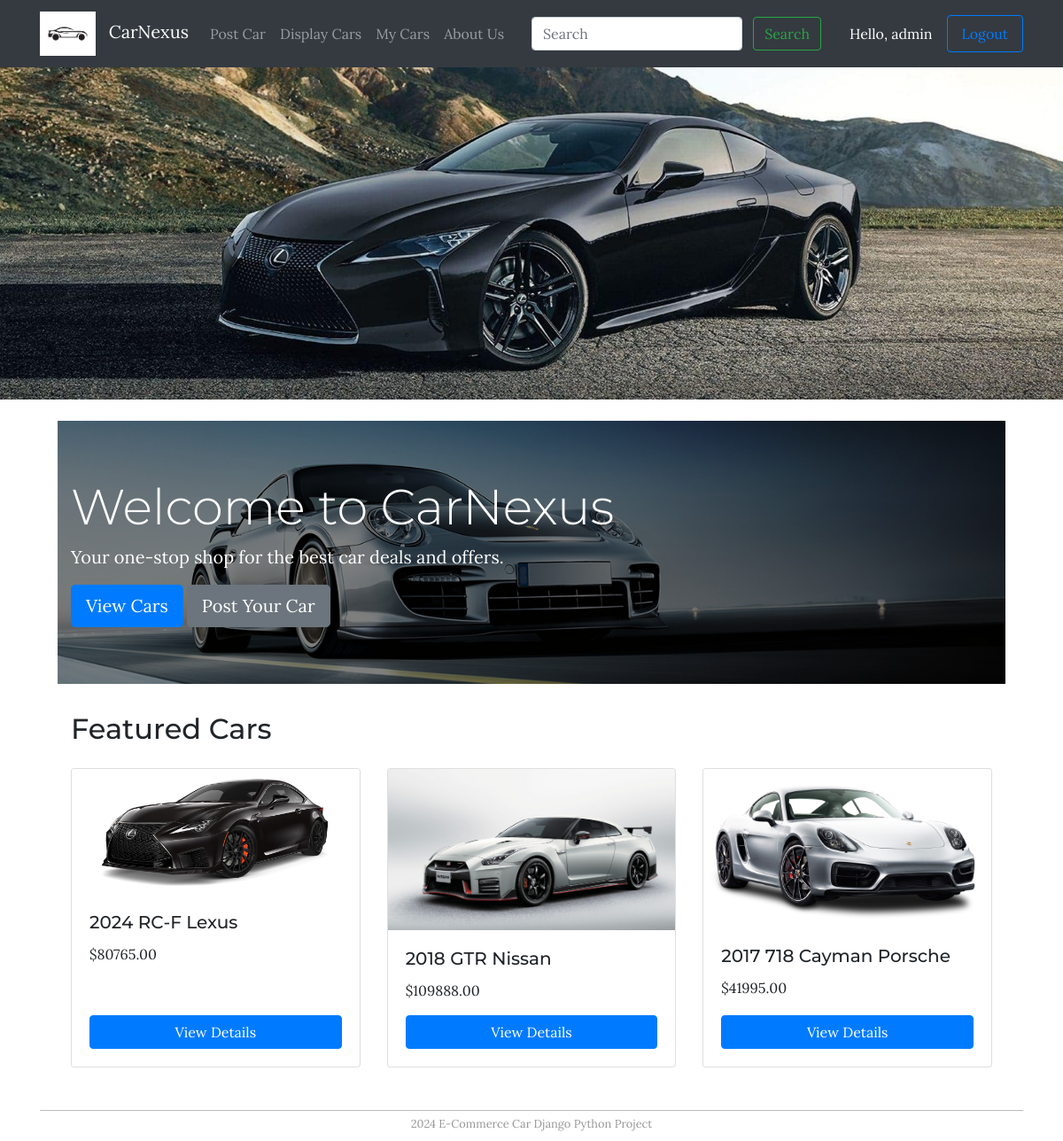
Page /home (signed in) on the committed database.
### carMng/models.py (models this page shows, shortened)
class MainMenu(models.Model):
    item = models.CharField(max_length=200, unique=True)
    link = models.CharField(max_length=200, unique=True)

class Car(models.Model):
    make = models.CharField(max_length=200)
    model = models.CharField(max_length=200)
    year = models.IntegerField()
    price = models.DecimalField(max_digits=10, decimal_places=2)
    publishdate = models.DateField(auto_now_add=True)
    description = models.TextField()
    picture = models.FileField(upload_to='carProject/static/uploads')
    pic_path = models.CharField(max_length=300, editable=False, blank=True)
    username = models.ForeignKey(User, blank=True, null=True, on_delete=models.CASCADE)
    mileage = models.IntegerField()
    drivetrain = models.CharField(max_length=200)
    engine = models.CharField(max_length=200)
    transmission = models.CharField(max_length=200)
    is_featured = models.BooleanField(default=False)

### carMng/views.py (the view)
# urls.py: path('home', views.home, name='home'),
def home(request):
    featured_cars = Car.objects.filter(is_featured=True)
    for c in featured_cars:
        c.pic_path = c.picture.url[18:]
    return render(request,
                  'carMng/home.html',
                  {
                      'item_list': MainMenu.objects.all(),
                      'featured_cars': featured_cars,
                  }
                  )

### carProject/templates/carMng/home.html (shortened to what this page needs)
{% extends "base.html" %}
{% load static %}
{% block content %}
<div class="jumbotron jumbotron-fluid text-white" style="position: relative; background-image: url('{% static 'banner2.jpg' %}'); background-size: cover; background-position: center;">
    <div class="overlay" style="position: absolute; top: 0; left: 0; width: 100%; height: 100%; background: rgba(0, 0, 0, 0.5);"></div>
    <div class="container" style="position: relative; z-index: 1;">
        <h1 class="display-4">Welcome to CarNexus</h1>
        <p class="lead">Your one-stop shop for the best car deals and offers.</p>
        <a class="btn btn-primary btn-lg" href="{% url 'displayCars' %}" role="button">View Cars</a>
        <a class="btn btn-secondary btn-lg" href="{% url 'postCar' %}" role="button">Post Your Car</a>
    </div>
</div>
<div class="container mt-4">
    <h2 class="mb-4">Featured Cars</h2>
    <div class="row">
        {% for car in featured_cars %}
        <div class="col-md-4 mb-4">
            <div class="card h-100">
                <img src="{% static car.pic_path %}" class="card-img-top" alt="{{ car.make }}">
                <div class="card-body d-flex flex-column">
                    <h5 class="card-title">{{ car.year }} {{ car.make }} {{ car.model }}</h5>
                    <p class="card-text">${{ car.price }}</p>
                    <a href="{% url 'car_detail' car.id %}" class="btn btn-primary mt-auto">View Details</a>
                </div>
            </div>
        </div>
        {% endfor %}
    </div>
</div>
{% endblock content %}

### carProject/templates/base.html (shortened to what this page needs)
{% load static %}
<!DOCTYPE html>
<html lang="en">
<head>
    <link href="https://stackpath.bootstrapcdn.com/bootstrap/4.3.1/css/bootstrap.min.css" rel="stylesheet">
    <link rel="stylesheet" href="{% static 'main.css' %}">
    <link rel="stylesheet" href="https://cdnjs.cloudflare.com/ajax/libs/font-awesome/5.15.3/css/all.min.css">
</head>
<body>
    <nav class="navbar navbar-expand-lg navbar-dark bg-dark">
        <div class="container d-flex justify-content-between">
            <div class="d-flex align-items-center">
                {% if user.is_authenticated %}
                    <a class="navbar-brand" href="{% url 'home' %}">
                        <img src="{% static 'logo.jpg' %}" height="50" alt="Logo"/>
                        CarNexus
                    </a>
                {% else %}
                    <a class="navbar-brand" href="{% url 'index' %}">
                        <img src="{% static 'logo.jpg' %}" height="50" alt="Logo"/>
                        CarNexus
                    </a>
                {% endif %}
                <div class="collapse navbar-collapse" id="navbarNav">
                    <ul class="navbar-nav mr-auto">
                        {% if user.is_authenticated %}
                            {% for items in item_list %}
                                {% if items.item != "Home" %}
                                    <li class="nav-item">
                                        <a class="nav-link" href="{{ items.link }}">{{ items.item }}</a>
                                    </li>
                                {% endif %}
                            {% endfor %}
                        {% endif %}
                    </ul>
                </div>
            </div>
            <div class="d-flex align-items-center">
                {% if user.is_authenticated %}
                    <form class="form-inline my-2 my-lg-0 mr-3" action="{% url 'search' %}" method="get">
                        <input class="form-control mr-sm-2" type="search" name="query" placeholder="Search" aria-label="Search">
                        <button class="btn btn-outline-success my-2 my-sm-0" type="submit">Search</button>
                    </form>
                    <span class="nav-link text-white">Hello, {{ user.username }}</span>
                    <form method="post" action="{% url 'logout' %}?next=/" class="form-inline">
                        <button type="submit" class="btn btn-outline-primary nav-link">Logout</button>
                    </form>
                {% else %}
                    <span class="text-white">Have an account? <a class="nav-link" href="{% url 'login' %}?next=/home">Login</a> </span>
                {% endif %}
            </div>
        </div>
    </nav>
    <header class="header mb-4">
        {% block banner %}
            <div class="banner-container">
                <img src="{% static 'banner.jpg' %}" class="img-fluid banner-image" alt="Banner"/>
            </div>
        {% endblock %}
    </header>
    <div class="container mt-4">
        <section id="main" class="mt-4">
            {% block content %}{% endblock content %}
        </section>
        <footer class="mt-4 text-center" id="footer">
            2024 E-Commerce Car Django Python Project
        </footer>
    </div>
</body>
</html>

### carProject/static/main.css (style rules this page uses)
body { font-family: 'Lora', serif; }
h1, h2, h3, h4, h5, h6 { font-family: 'Montserrat', sans-serif; }
#main { margin-left: 20px; margin-right: 10px; padding-right: 10px; }
#footer { text-align: center; font-size: 0.8em; margin-top: 5px; padding-top: 5px; padding-bottom: 10px; background-color: #FFFFFF; border-top: thin solid #BBBBBB; color: #969696; }
.img-fluid { max-width: 100%; height: auto; }
.banner-container { width: 100%; overflow: hidden; }
.banner-image { width: 100%; object-fit: cover; }
.btn-primary { background-color: #007BFF; border-color: #007BFF; }
.btn-secondary { background-color: #6c757d; border-color: #6c757d; }
.mt-4 { margin-top: 1.5rem !important; }
.navbar-brand img { display: inline-block; margin-right: 10px; vertical-align: middle; }
.navbar .nav-link { display: inline-block; padding: 0.5rem 1rem; }
.navbar .form-inline { display: inline-block; }
.navbar-brand, .navbar-nav { align-items: center; }

### rows in the picture
MainMenu: item "Post Car"
MainMenu: item "Display Cars"
MainMenu: item "My Cars"
MainMenu: item "About Us"
Car: shows a picture, year "2024", make "RC-F", model "Lexus", price "80765.00"
Car: shows a picture, year "2018", make "GTR", model "Nissan", price "109888.00"
Car: shows a picture, year "2017", make "718 Cayman", model "Porsche", price "41995.00"

### other values in the picture
{{ user.username }} "admin"
